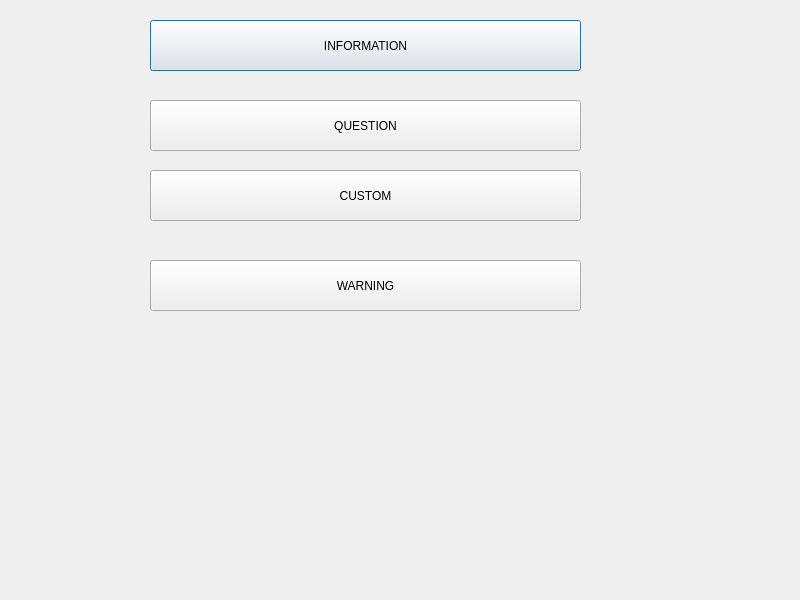
<?xml version="1.0" encoding="UTF-8"?>
<ui version="4.0">
 <class>Dialog</class>
 <widget class="QDialog" name="Dialog">
  <property name="geometry">
   <rect>
    <x>0</x>
    <y>0</y>
    <width>800</width>
    <height>600</height>
   </rect>
  </property>
  <property name="windowTitle">
   <string>Dialog</string>
  </property>
  <widget class="QPushButton" name="pushButton">
   <property name="geometry">
    <rect>
     <x>150</x>
     <y>20</y>
     <width>431</width>
     <height>51</height>
    </rect>
   </property>
   <property name="text">
    <string>INFORMATION</string>
   </property>
  </widget>
  <widget class="QPushButton" name="pushButton2">
   <property name="geometry">
    <rect>
     <x>150</x>
     <y>100</y>
     <width>431</width>
     <height>51</height>
    </rect>
   </property>
   <property name="text">
    <string>QUESTION</string>
   </property>
  </widget>
  <widget class="QPushButton" name="pushButton3">
   <property name="geometry">
    <rect>
     <x>150</x>
     <y>170</y>
     <width>431</width>
     <height>51</height>
    </rect>
   </property>
   <property name="text">
    <string>CUSTOM</string>
   </property>
  </widget>
  <widget class="QPushButton" name="pushButton_4">
   <property name="geometry">
    <rect>
     <x>150</x>
     <y>260</y>
     <width>431</width>
     <height>51</height>
    </rect>
   </property>
   <property name="text">
    <string>WARNING</string>
   </property>
  </widget>
 </widget>
 <resources/>
 <connections/>
</ui>
